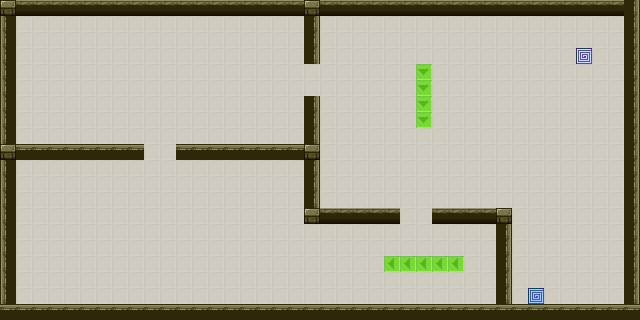

This is a level from a 2D game, rendered from its Tiled map with the project's own tilesets. A one-line summary and the complete map file follow:
An orthogonal 40x20 tile map with 16x16 px tiles, 1 tile layer (Camada de Blocos 1).

<map version="1.10" tiledversion="1.10.1" orientation="orthogonal" renderorder="right-down" width="40" height="20" tilewidth="16" tileheight="16" infinite="0" nextlayerid="2" nextobjectid="1">
 <editorsettings>
  <export target="../json/fase.json" format="json" />
 </editorsettings>
 <tileset firstgid="1" name="tilemap" tilewidth="16" tileheight="16" tilecount="437" columns="23">
  <image source="../images/tilemap.png" width="368" height="304" />
 </tileset>
 <layer id="1" name="Camada de Blocos 1" width="40" height="20">
  <data encoding="csv">
47,2,2,2,2,2,2,2,2,2,2,2,2,2,2,2,2,2,2,47,2,2,2,2,2,2,2,2,2,2,2,2,2,2,2,2,2,2,2,24,
26,25,25,25,25,25,25,25,25,25,25,25,25,25,25,25,25,25,25,24,25,25,25,25,25,25,25,25,25,25,25,25,25,25,25,25,25,25,25,24,
26,25,25,25,25,25,25,25,25,25,25,25,25,25,25,25,25,25,25,24,25,25,25,25,25,25,25,25,25,25,25,25,25,25,25,25,25,25,25,24,
26,25,25,25,25,25,25,25,25,25,25,25,25,25,25,25,25,25,25,24,25,25,25,25,25,25,25,25,25,25,25,25,25,25,25,25,235,25,25,24,
26,25,25,25,25,25,25,25,25,25,25,25,25,25,25,25,25,25,25,25,25,25,25,25,25,25,185,25,25,25,25,25,25,25,25,25,25,25,25,24,
26,25,25,25,25,25,25,25,25,25,25,25,25,25,25,25,25,25,25,25,25,25,25,25,25,25,185,25,25,25,25,25,25,25,25,25,25,25,25,24,
26,25,25,25,25,25,25,25,25,25,25,25,25,25,25,25,25,25,25,24,25,25,25,25,25,25,185,25,25,25,25,25,25,25,25,25,25,25,25,24,
26,25,25,25,25,25,25,25,25,25,25,25,25,25,25,25,25,25,25,24,25,25,25,25,25,25,185,25,25,25,25,25,25,25,25,25,25,25,25,24,
26,25,25,25,25,25,25,25,25,25,25,25,25,25,25,25,25,25,25,24,25,25,25,25,25,25,25,25,25,25,25,25,25,25,25,25,25,25,25,24,
47,48,48,48,48,48,48,48,48,25,25,48,48,48,48,48,48,48,48,47,25,25,25,25,25,25,25,25,25,25,25,25,25,25,25,25,25,25,25,24,
26,25,25,25,25,25,25,25,25,25,25,25,25,25,25,25,25,25,25,24,25,25,25,25,25,25,25,25,25,25,25,25,25,25,25,25,25,25,25,24,
26,25,25,25,25,25,25,25,25,25,25,25,25,25,25,25,25,25,25,24,25,25,25,25,25,25,25,25,25,25,25,25,25,25,25,25,25,25,25,24,
26,25,25,25,25,25,25,25,25,25,25,25,25,25,25,25,25,25,25,24,25,25,25,25,25,25,25,25,25,25,25,25,25,25,25,25,25,25,25,24,
26,25,25,25,25,25,25,25,25,25,25,25,25,25,25,25,25,25,25,47,2,2,2,2,2,25,25,2,2,2,2,47,25,25,25,25,25,25,25,24,
26,25,25,25,25,25,25,25,25,25,25,25,25,25,25,25,25,25,25,25,25,25,25,25,25,25,25,25,25,25,25,24,25,25,25,25,25,25,25,24,
26,25,25,25,25,25,25,25,25,25,25,25,25,25,25,25,25,25,25,25,25,25,25,25,25,25,25,25,25,25,25,24,25,25,25,25,25,25,25,24,
26,25,25,25,25,25,25,25,25,25,25,25,25,25,25,25,25,25,25,25,25,25,25,25,188,188,188,188,188,25,25,24,25,25,25,25,25,25,25,24,
26,25,25,25,25,25,25,25,25,25,25,25,25,25,25,25,25,25,25,25,25,25,25,25,25,25,25,25,25,25,25,24,25,25,25,25,25,25,25,24,
26,25,25,25,25,25,25,25,25,25,25,25,25,25,25,25,25,25,25,25,25,25,25,25,25,25,25,25,25,25,25,24,25,234,25,25,25,25,25,24,
48,48,48,48,48,48,48,48,48,48,48,48,48,48,48,48,48,48,48,48,48,48,48,48,48,48,48,48,48,48,48,48,48,48,48,48,48,48,48,48
</data>
 </layer>
</map>
